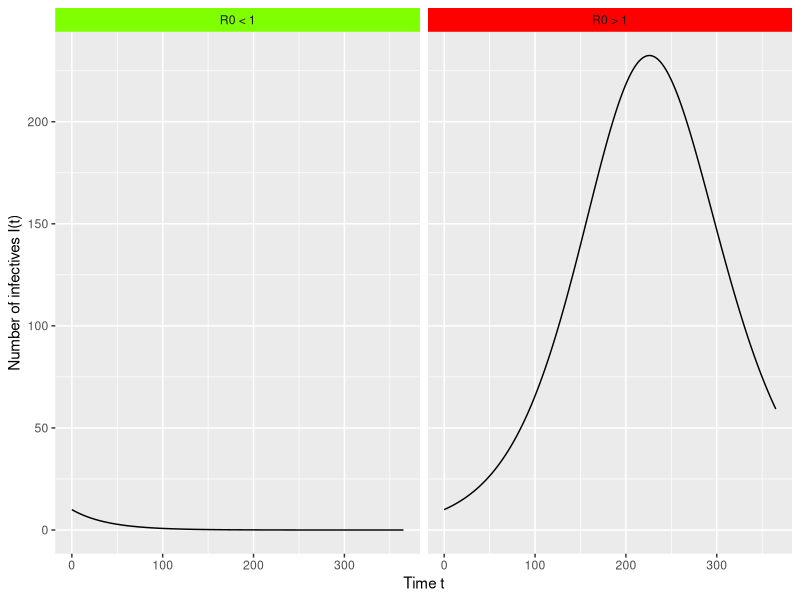
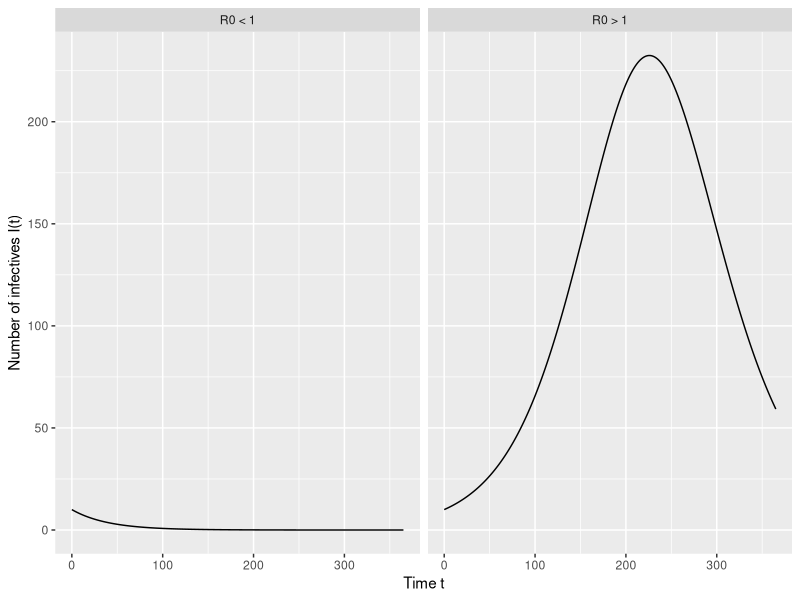

Write the R code that produced these figures, in order.
# Install and load required packages

# install.packages('ggplot2')
# install.packages('tidyverse')
# install.packages('grid')
library(ggplot2)
library(tidyverse)
library(grid)

# An abridged SIR function (implementing SIR functions in R is discussed further in code file C.4)
sir <- function(N, beta, gamma, t.end, dt){
  St <- N   
  It <- 10
  Susceptible <- c(N) 
  Infected <- c(10)
  t <- seq(0, t.end, dt)  
  
  for (i in 2:length(t)){
    
    St.1 <- St - beta*St*It*dt/N
    It.1 <- It + beta*St*It*dt/N - gamma*It*dt
    Susceptible <- append(Susceptible, St.1) 
    Infected <- append(Infected, It.1)
    
    St <- St.1
    It <- It.1
  }
  
  return(data.frame(t, Infected)) 
}

# Here beta = 0.12 and gamma = 0.1, so R0 = 1.2 > 1 
gt1 <- sir(15000,0.12,1/10,365,1)|>
  mutate(R0='R0 > 1')
# Here beta = 0.1 and gamma = 0.125, so R0 = 0.8 < 1
lt1 <- sir(15000,0.1,1/8,365,1)|>
  mutate(R0='R0 < 1')

# We combine the generated data from these two models into one data set, then make a faceted plot:
plotdata <- rbind(gt1, lt1)
p <- ggplot(plotdata,aes(x=t,y=Infected))+geom_line()+xlab('Time t')+ylab('Number of infectives I(t)')+facet_wrap(~R0,ncol=2)

# The following code changes the colours of the title strip backgrounds for the two plots
# This code is adapted from the following code request: https://github.com/tidyverse/ggplot2/issues/2096

g <- ggplot_gtable(ggplot_build(p))
striprt <- which( grepl('strip-1', g$layout$name) | grepl('strip-t', g$layout$name) )
fills <- c("chartreuse","red")
k <- 1
for (i in striprt) {
  j <- which(grepl('rect', g$grobs[[i]]$grobs[[1]]$childrenOrder))
  g$grobs[[i]]$grobs[[1]]$children[[j]]$gp$fill <- fills[k]
  k <- k+1
}
grid.draw(g)

